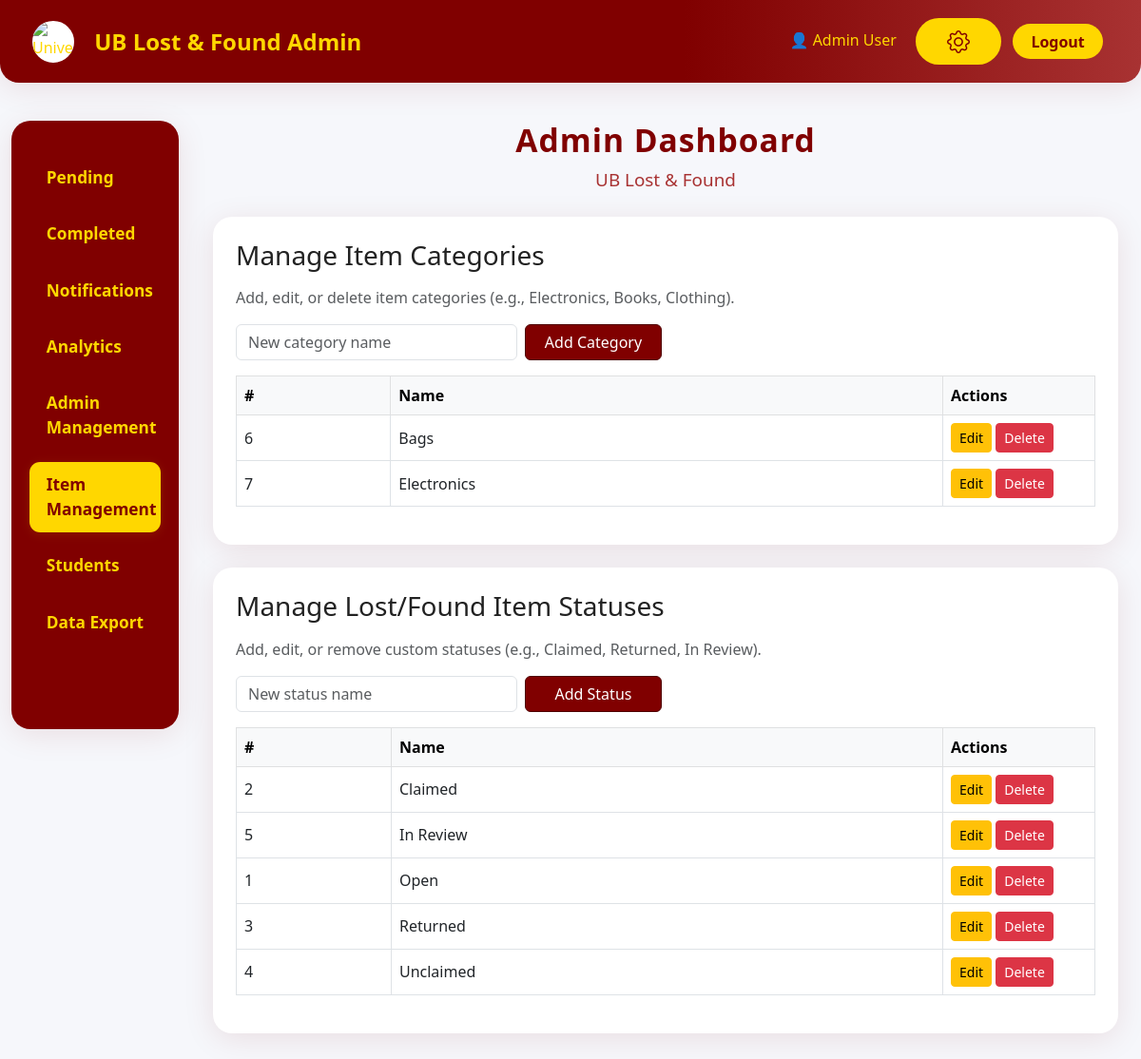
The page /htdocs/public/admin_dashboard.php?section=itemmgmt (signed in) on the database as committed earlier.
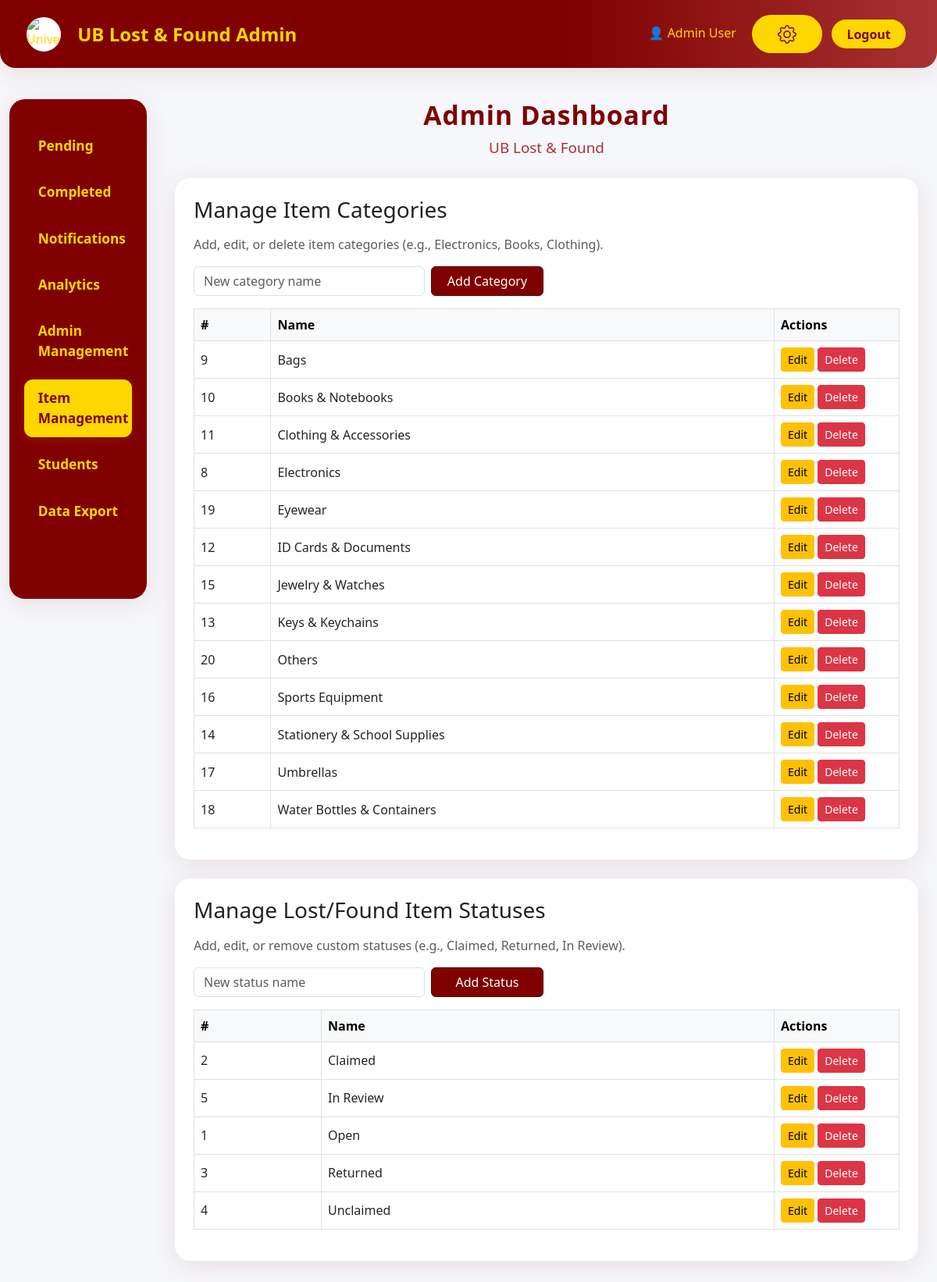
The same page on the database as committed later.
### tables this page shows
CREATE TABLE `itemclass` (
  `ItemClassID` int NOT NULL AUTO_INCREMENT,
  `ClassName` varchar(100) NOT NULL,
  `Description` text,
  `CreatedAt` timestamp NULL DEFAULT CURRENT_TIMESTAMP,
  PRIMARY KEY (`ItemClassID`)
);

CREATE TABLE `status` (
  `StatusID` int NOT NULL AUTO_INCREMENT,
  `StatusName` varchar(50) NOT NULL,
  PRIMARY KEY (`StatusID`),
  UNIQUE KEY `StatusName` (`StatusName`)
);

### htdocs/public/admin_dashboard.php (the view, shortened to what the rows shown need)
<?php
$db = new Database();
$conn = $db->getConnection();
$admin = new Admin();
$stats = ['pendingPhotoApprovals' => 0, 'pendingLostApprovals' => 0, 'pendingFoundApprovals' => 0];
try {
    if ($conn) {
        $stats = $admin->getDashboardStats() ?? $stats;
    }
} catch (Exception $e) {
}
$pendingApprovals = ['lostItems' => [], 'foundItems' => []];
try {
    if ($conn) {
        $pendingApprovals = $admin->getPendingApprovals() ?? $pendingApprovals;
    }
} catch (Exception $e) {
}
$section = $_GET['section'] ?? 'pending';
if ($section === 'itemmgmt') {
  $cats = [];
  try {
    if ($conn) {
      $cats = $conn->query('SELECT * FROM ItemClass ORDER BY ClassName')->fetchAll(PDO::FETCH_ASSOC);
    }
  } catch (Exception $e) {
  }
  $editId = isset($_POST['start_edit']) ? intval($_POST['start_edit']) : 0;
  $statuses = [];
  try {
    if ($conn) {
      $statuses = $conn->query('SELECT * FROM Status ORDER BY StatusName')->fetchAll(PDO::FETCH_ASSOC);
    }
  } catch (Exception $e) {
  }
  $editStatusId = isset($_POST['start_edit_status']) ? intval($_POST['start_edit_status']) : 0;
}
?>
<!DOCTYPE html>
<html lang="en">
<head>
  <link href="https://cdn.jsdelivr.net/npm/bootstrap@5.3.0/dist/css/bootstrap.min.css" rel="stylesheet">
  <?php
  $ubCssFile = file_exists(__DIR__ . '/../assets/UB.css') ? 'UB.css' : 'ub.css';
  ?>
  <link href="css.php?file=<?php echo urlencode($ubCssFile); ?>" rel="stylesheet">
  <link href="css.php?file=admin_dashboard.css" rel="stylesheet">
  <link href="css.php?file=notifications.css" rel="stylesheet">
  <link href="https://cdn.jsdelivr.net/npm/bootstrap-icons@1.10.5/font/bootstrap-icons.css" rel="stylesheet">
</head>
<body>
<div class="container-fluid">
  <div class="row g-4">
    <div class="col-md-10">
      <div class="admin-header text-center mb-4">
        <h1 class="fw-bold">Admin Dashboard</h1>
      </div>
      <?php if ($section === 'pending'): ?>
        <div class="container mb-5">
          <div class="row g-4 mb-4">
            <div class="col-md-4">
              <div class="admin-card p-4 admin-stat">
                <h5 class="mb-1">Pending Profile Photos</h5>
                <div class="display-6 fw-bold"><?php echo $stats['pendingPhotoApprovals'] ?? 0; ?></div>
              </div>
            </div>
            <div class="col-md-4">
              <div class="admin-card p-4 admin-stat">
                <h5 class="mb-1">Pending Lost Reports</h5>
                <div class="display-6 fw-bold"><?php echo $stats['pendingLostApprovals'] ?? 0; ?></div>
              </div>
            </div>
            <div class="col-md-4">
              <div class="admin-card p-4 admin-stat">
                <h5 class="mb-1">Pending Found Reports</h5>
                <div class="display-6 fw-bold"><?php echo $stats['pendingFoundApprovals'] ?? 0; ?></div>
              </div>
            </div>
          </div>
          <div class="completed-section-cards">
            <div class="admin-card pending-section p-3 mb-4">
              <h5 class="mb-3">Profile Photo Confirmations</h5>
              <table class="table admin-table pending-table table-sm align-middle">
                <thead><tr><th>Name</th><th>Email</th><th>Photo</th><th>Submitted</th><th>Action</th></tr></thead>
                <tbody>
                <?php foreach ($admin->getPendingPhotoSubmissions() as $row): ?>
                  <tr>
                    <td><?php echo htmlspecialchars($row['StudentName'] ?? ''); ?></td>
                    <td><?php echo htmlspecialchars($row['Email'] ?? ''); ?></td>
                    <td><?php if (!empty($row['PhotoURL'])): ?><img src="../<?php echo encodeImageUrl($row['PhotoURL']); ?>" alt="Photo" style="width:40px;height:40px;border-radius:50%;object-fit:cover;border:2px solid #800000;" onerror="<?php echo getImageErrorHandler(); ?>"><?php else: ?><i class="bi bi-person-circle" style="font-size:2rem;color:#FFD700;"></i><?php endif; ?></td>
                    <td><?php echo htmlspecialchars($row['SubmittedAt'] ?? ''); ?></td>
                    <td class="d-flex gap-2">
                      <form method="POST" action="admin_action.php">
                        <input type="hidden" name="type" value="photo">
                        <input type="hidden" name="action" value="approve">
                        <input type="hidden" name="id" value="<?php echo htmlspecialchars($row['PhotoID']); ?>">
                        <button class="btn btn-success btn-sm btn-admin-approve" type="submit"><i class="bi bi-check-circle"></i> Approve</button>
                      </form>
                      <form method="POST" action="admin_action.php">
                        <input type="hidden" name="type" value="photo">
                        <input type="hidden" name="action" value="reject">
                        <input type="hidden" name="id" value="<?php echo htmlspecialchars($row['PhotoID']); ?>">
                        <button class="btn btn-danger btn-sm btn-admin-reject" type="submit"><i class="bi bi-x-circle"></i> Reject</button>
                      </form>
                    </td>
                  </tr>
                <?php endforeach; ?>
                <?php if (count($admin->getPendingPhotoSubmissions()) === 0): ?>
                  <tr><td colspan="5" class="text-center text-muted">No pending profile photo submissions.</td></tr>
                <?php endif; ?>
                </tbody>
              </table>
            </div>
            <div class="admin-card pending-section p-3 mb-4">
              <h5 class="mb-3">Lost Item Reports</h5>
              <table class="table admin-table pending-table table-sm">
                <thead><tr><th>Item</th><th>Description</th><th>Photo</th><th>Student No</th><th>Action</th></tr></thead>
                <tbody>
                <?php foreach ($pendingApprovals['lostItems'] as $row): ?>
                  <tr>
                    <td><?php echo htmlspecialchars($row['ItemName'] ?? ''); ?></td>
                    <td><?php echo htmlspecialchars($row['Description'] ?? ''); ?></td>
                    <td><?php if (!empty($row['PhotoURL'])): ?><img src="../<?php echo encodeImageUrl($row['PhotoURL']); ?>" alt="Photo" style="width:40px;height:40px;object-fit:cover;" onerror="<?php echo getImageErrorHandler(); ?>"><?php endif; ?></td>
                    <td><?php echo htmlspecialchars($row['StudentNo'] ?? ''); ?></td>
                    <td>
                      <form method="POST" action="admin_action.php" style="display:inline">
                        <input type="hidden" name="type" value="lost">
                        <input type="hidden" name="action" value="approve">
                        <input type="hidden" name="id" value="<?php echo htmlspecialchars($row['ReportID'] ?? ''); ?>">
                        <button class="btn btn-admin-approve btn-sm" type="submit">Approve</button>
                      </form>
                      <form method="POST" action="admin_action.php" style="display:inline">
                        <input type="hidden" name="type" value="lost">
                        <input type="hidden" name="action" value="reject">
                        <input type="hidden" name="id" value="<?php echo htmlspecialchars($row['ReportID'] ?? ''); ?>">
                        <button class="btn btn-admin-reject btn-sm" type="submit">Reject</button>
                      </form>
                    </td>
                  </tr>
                <?php endforeach; ?>
                </tbody>
              </table>
            </div>
            <div class="admin-card pending-section p-3">
              <h5 class="mb-3">Found Item Reports</h5>
              <table class="table admin-table pending-table table-sm">
                <thead><tr><th>Item</th><th>Description</th><th>Photo</th><th>Action</th></tr></thead>
                <tbody>
                <?php foreach ($pendingApprovals['foundItems'] as $row): ?>
                  <tr>
                    <td><?php echo htmlspecialchars($row['ItemName'] ?? ''); ?></td>
                    <td><?php echo htmlspecialchars($row['Description'] ?? ''); ?></td>
                    <td><?php if (!empty($row['PhotoURL'])): ?><img src="../<?php echo encodeImageUrl($row['PhotoURL']); ?>" alt="Photo" style="width:40px;height:40px;object-fit:cover;" onerror="<?php echo getImageErrorHandler(); ?>"><?php endif; ?></td>
                    <td>
                      <form method="POST" action="admin_action.php" style="display:inline">
                        <input type="hidden" name="type" value="found">
                        <input type="hidden" name="action" value="approve">
                        <input type="hidden" name="id" value="<?php echo htmlspecialchars($row['ItemID'] ?? ''); ?>">
                        <button class="btn btn-admin-approve btn-sm" type="submit">Approve</button>
                      </form>
                      <form method="POST" action="admin_action.php" style="display:inline">
                        <input type="hidden" name="type" value="found">
                        <input type="hidden" name="action" value="reject">
                        <input type="hidden" name="id" value="<?php echo htmlspecialchars($row['ItemID'] ?? ''); ?>">
                        <button class="btn btn-admin-reject btn-sm" type="submit">Reject</button>
                      </form>
                    </td>
                  </tr>
                <?php endforeach; ?>
                </tbody>
              </table>
            </div>
          </div>
        </div>
      <?php elseif ($section === 'itemmgmt'): ?>
        <div class="container mb-5">
          <div class="admin-card p-4 mb-4">
            <div class="table-responsive">
              <table class="table table-bordered align-middle">
                <thead class="table-light">
                  <tr><th>#</th><th>Name</th><th style="width:160px;">Actions</th></tr>
                </thead>
                <tbody>
                  <?php foreach ($cats as $cat): ?>
                    <tr>
                      <td><?php echo $cat['ItemClassID']; ?></td>
                      <td>
                        <?php if ($editId === intval($cat['ItemClassID'])): ?>
                          <form method="POST" class="d-flex gap-2 align-items-center">
                            <input type="hidden" name="edit_id" value="<?php echo $cat['ItemClassID']; ?>">
                            <input type="text" name="edit_name" value="<?php echo htmlspecialchars($cat['ClassName']); ?>" class="form-control" required>
                            <button type="submit" name="edit_category" class="btn btn-success btn-sm">Save</button>
                            <a href="admin_dashboard.php?section=itemmgmt" class="btn btn-secondary btn-sm">Cancel</a>
                          </form>
                        <?php else: ?>
                          <?php echo htmlspecialchars($cat['ClassName']); ?>
                        <?php endif; ?>
                      </td>
                      <td>
                        <?php if ($editId === intval($cat['ItemClassID'])): ?>
                        <?php else: ?>
                          <form method="POST" style="display:inline">
                            <button type="submit" class="btn btn-warning btn-sm">Edit</button>
                          </form>
                          <form method="POST" style="display:inline" onsubmit="return confirm('Delete this category?');">
                            <button type="submit" name="delete_category" class="btn btn-danger btn-sm">Delete</button>
                          </form>
                        <?php endif; ?>
                      </td>
                    </tr>
                  <?php endforeach; ?>
                </tbody>
              </table>
            </div>
          </div>
          <div class="admin-card p-4">
            <div class="table-responsive">
              <table class="table table-bordered align-middle">
                <thead class="table-light">
                  <tr><th>#</th><th>Name</th><th style="width:160px;">Actions</th></tr>
                </thead>
                <tbody>
                  <?php foreach ($statuses as $status): ?>
                    <tr>
                      <td><?php echo $status['StatusID']; ?></td>
                      <td>
                        <?php if ($editStatusId === intval($status['StatusID'])): ?>
                          <form method="POST" class="d-flex gap-2 align-items-center">
                            <input type="hidden" name="edit_status_id" value="<?php echo $status['StatusID']; ?>">
                            <input type="text" name="edit_status_name" value="<?php echo htmlspecialchars($status['StatusName']); ?>" class="form-control" required>
                            <button type="submit" name="edit_status" class="btn btn-success btn-sm">Save</button>
                            <a href="admin_dashboard.php?section=itemmgmt" class="btn btn-secondary btn-sm">Cancel</a>
                          </form>
                        <?php else: ?>
                          <?php echo htmlspecialchars($status['StatusName']); ?>
                        <?php endif; ?>
                      </td>
                      <td>
                        <?php if ($editStatusId === intval($status['StatusID'])): ?>
                        <?php else: ?>
                          <form method="POST" style="display:inline">
                            <button type="submit" class="btn btn-warning btn-sm">Edit</button>
                          </form>
                          <form method="POST" style="display:inline" onsubmit="return confirm('Delete this status?');">
                            <button type="submit" name="delete_status" class="btn btn-danger btn-sm">Delete</button>
                          </form>
                        <?php endif; ?>
                      </td>
                    </tr>
                  <?php endforeach; ?>
                </tbody>
              </table>
            </div>
          </div>
        </div>
      <?php endif; ?>
    </div>
  </div>
</div>
</body>
</html>

Rows that differ between the two databases and show on the page:
removed itemclass: ItemClassID "6", ClassName "Bags"
removed itemclass: ItemClassID "7", ClassName "Electronics"
added itemclass: ItemClassID "9", ClassName "Bags"
added itemclass: ItemClassID "10", ClassName "Books & Notebooks"
added itemclass: ItemClassID "11", ClassName "Clothing & Accessories"
added itemclass: ItemClassID "8", ClassName "Electronics"
added itemclass: ItemClassID "19", ClassName "Eyewear"
added itemclass: ItemClassID "12", ClassName "ID Cards & Documents"
added itemclass: ItemClassID "15", ClassName "Jewelry & Watches"
added itemclass: ItemClassID "13", ClassName "Keys & Keychains"
added itemclass: ItemClassID "20", ClassName "Others"
added itemclass: ItemClassID "16", ClassName "Sports Equipment"
added itemclass: ItemClassID "14", ClassName "Stationery & School Supplies"
added itemclass: ItemClassID "17", ClassName "Umbrellas"
added itemclass: ItemClassID "18", ClassName "Water Bottles & Containers"
